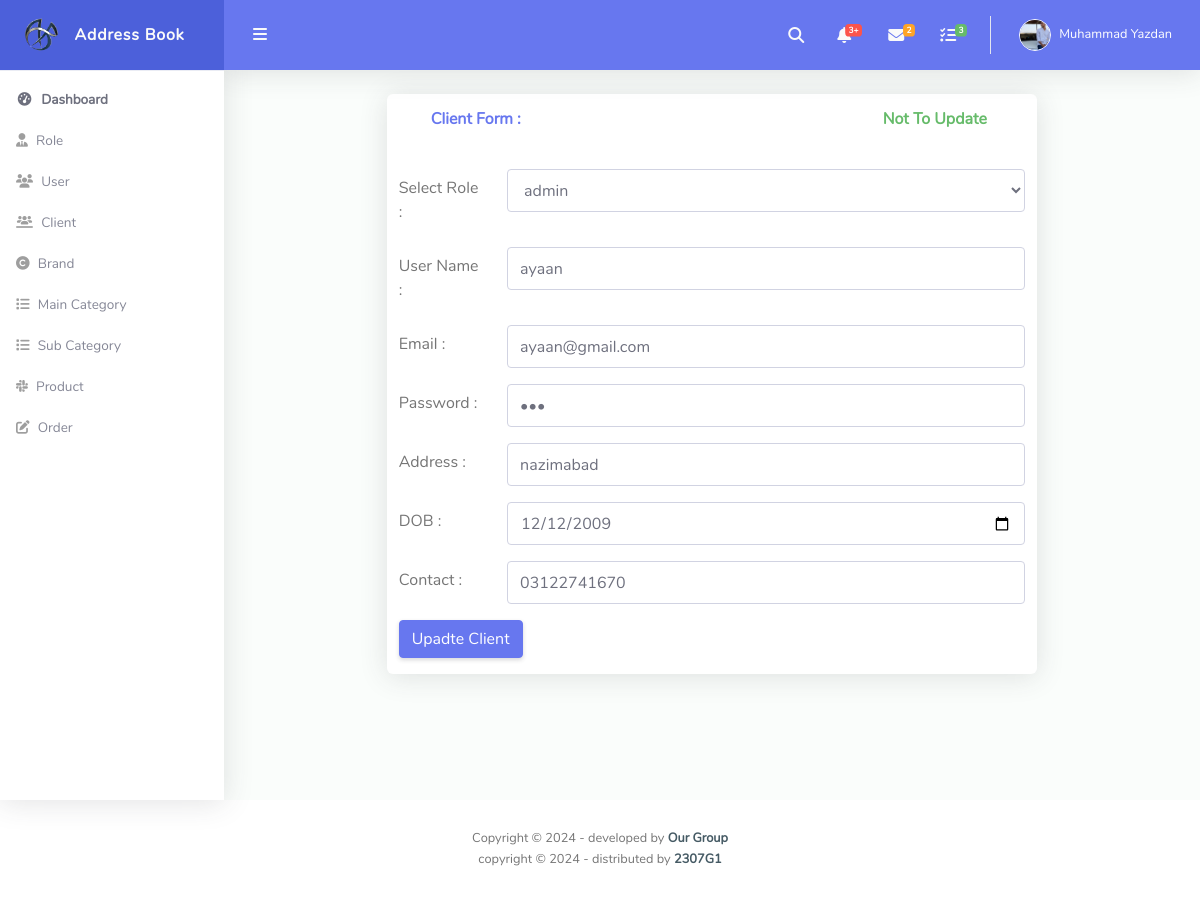
Screenshot of /admin/client_update.php?id=7 with the database file from the repository.
### tables this page shows
CREATE TABLE `client` (
  `id` int(11) NOT NULL,
  `role_id_FK` int(11) NOT NULL,
  `name` varchar(255) NOT NULL,
  `email` varchar(255) NOT NULL,
  `password` varchar(20) NOT NULL,
  `address` varchar(255) NOT NULL,
  `contact` varchar(20) NOT NULL,
  `dob` date NOT NULL
);

### admin/client_update.php (the view, shortened to what this page needs)
<?php
include("./connection.php");
include("./header.php");
?>
<div id="content-wrapper" class="d-flex flex-column">
  <div id="content">
    <nav class="navbar navbar-expand navbar-light bg-navbar topbar mb-4 static-top">
      <button id="sidebarToggleTop" class="btn btn-link rounded-circle mr-3">
        <i class="fa fa-bars"></i>
      </button>
      <ul class="navbar-nav ml-auto">
        <li class="nav-item dropdown no-arrow">
          <a class="nav-link dropdown-toggle" href="#" id="searchDropdown" role="button" data-toggle="dropdown" aria-haspopup="true" aria-expanded="false">
            <i class="fas fa-search fa-fw"></i>
          </a>
        </li>
        <li class="nav-item dropdown no-arrow mx-1">
          <a class="nav-link dropdown-toggle" href="#" id="alertsDropdown" role="button" data-toggle="dropdown" aria-haspopup="true" aria-expanded="false">
            <i class="fas fa-bell fa-fw"></i>
            <span class="badge badge-danger badge-counter">3+</span>
          </a>
        </li>
        <li class="nav-item dropdown no-arrow mx-1">
          <a class="nav-link dropdown-toggle" href="#" id="messagesDropdown" role="button" data-toggle="dropdown" aria-haspopup="true" aria-expanded="false">
            <i class="fas fa-envelope fa-fw"></i>
            <span class="badge badge-warning badge-counter">2</span>
          </a>
        </li>
        <li class="nav-item dropdown no-arrow mx-1">
          <a class="nav-link dropdown-toggle" href="#" id="messagesDropdown" role="button" data-toggle="dropdown" aria-haspopup="true" aria-expanded="false">
            <i class="fas fa-tasks fa-fw"></i>
            <span class="badge badge-success badge-counter">3</span>
          </a>
        </li>
        <li class="nav-item dropdown no-arrow">
          <a class="nav-link dropdown-toggle" href="#" id="userDropdown" role="button" data-toggle="dropdown" aria-haspopup="true" aria-expanded="false">
            <img class="img-profile rounded-circle" src="../me.png" style="max-width: 60px">
            <span class="ml-2 d-none d-lg-inline text-white small">Muhammad Yazdan</span>
          </a>
        </li>
      </ul>
    </nav>
    <div class="card mb-4 mx-auto col-lg-8">
      <div class="container">
        <div class="row">
          <div class="col-lg-9 card-header py-3 d-flex flex-row align-items-center justify-content-between">
            <h6 class="m-0 font-weight-bold text-primary">Client Form :</h6>
          </div>
          <div class="col-lg-3 card-header py-3 d-flex flex-row align-items-center justify-content-between">
            <a href="./client_show.php">
              <h6 class="m-0 font-weight-bold text-success">Not To Update</h6>
            </a>
          </div>
        </div>
      </div>
      <form action="" method="post">
        <div class="row mb-3 mt-4">
          <label for="inputEmail3" class="col-sm-2 col-form-label">Select Role :</label>
          <div class="col-sm-10">
            <select id="inputState" name="r_id" class="form-control">
              <?php
              $sql = "select * from role";
              $result = mysqli_query($con, $sql);
              while ($rows = mysqli_fetch_assoc($result)) {
              ?>
                <option value="<?php echo $rows['id'] ?>"><?php echo $rows['role_name'] ?>
                </option>;
              <?php } ?>
            </select>
          </div>
        </div>
        <?php
        $Id  =  $_GET['id'];
        $sql = "select * from client where id = '$Id'";
        $result = mysqli_query($con, $sql);
        $rows = mysqli_fetch_assoc($result);
        ?>
        <div class="row mb-3">
          <label for="inputEmail3" class="col-sm-2 col-form-label">User Name :</label>
          <div class="col-sm-10">
            <input type="text" value="<?php echo $rows['name'] ?>" name="user" class="form-control" id="inputEmail3">
          </div>
        </div>
        <div class="row mb-3">
          <label for="inputEmail3" class="col-sm-2 col-form-label">Email :</label>
          <div class="col-sm-10">
            <input type="email" name="email" value="<?php echo $rows['email'] ?>" class="form-control" id="inputEmail3">
          </div>
        </div>
        <div class="row mb-3">
          <label for="inputEmail3" class="col-sm-2 col-form-label">Password :</label>
          <div class="col-sm-10">
            <input type="password" name="password" value="<?php echo $rows['password'] ?>" class="form-control" id="inputEmail3">
          </div>
        </div>
        <div class="row mb-3">
          <label for="inputEmail3" class="col-sm-2 col-form-label">Address :</label>
          <div class="col-sm-10">
            <input type="text" name="addrest" value="<?php echo $rows['address'] ?>" class="form-control" id="inputEmail3">
          </div>
        </div>
        <div class="row mb-3">
          <label for="inputEmail3" class="col-sm-2 col-form-label">DOB :</label>
          <div class="col-sm-10">
            <input type="date" name="dob" value="<?php echo $rows['dob'] ?>" class="form-control" id="inputEmail3">
          </div>
        </div>
        <div class="row mb-3">
          <label for="inputEmail3" class="col-sm-2 col-form-label">Contact :</label>
          <div class="col-sm-10">
            <input type="text" name="contact" value="<?php echo $rows['contact'] ?>" class="form-control" id="inputEmail3">
          </div>
        </div>
        <button type="submit" name="update" class="btn btn-primary mb-3">Upadte Client</button>
      </form>
    </div>
  </div>
</div>
</div>
<?php
include("./footer.php");
?>

### rows the page displays
client: user "ayaan", email "ayaan@gmail.com", addrest "nazimabad", dob "12/12/2009", contact "03122741670"

### other values shown
form field r_id "admin"
